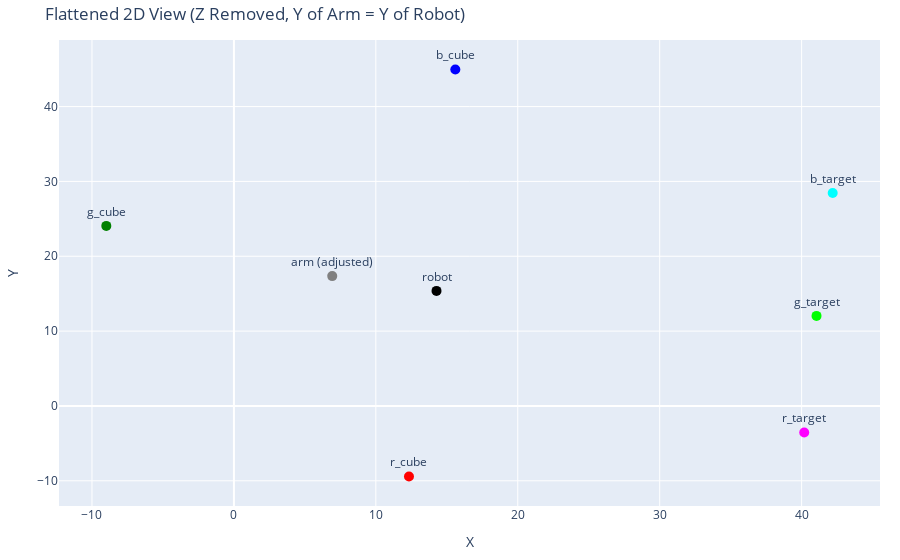

Notebook code cell kept with this figure:
### Code cell
visualization.show_sys_plane(robot3d,robot_arm,b_cube3d,r_cube3d,g_cube3d, r_tar3d, g_tar3d,b_tar3d)

### Figure 1 — Plotly figure (JSON) as saved in the notebook; plotly's stock layout.template omitted (floating-point values rounded to 4 significant figures)
{"data": [{"marker": {"color": "black", "size": 10}, "mode": "markers+text", "name": "robot", "text": ["robot"], "textposition": "top center", "type": "scatter", "x": [14.28], "y": [15.37]}, {"marker": {"color": "gray", "size": 10}, "mode": "markers+text", "name": "arm (adjusted)", "text": ["arm (adjusted)"], "textposition": "top center", "type": "scatter", "x": [6.928], "y": [17.35]}, {"marker": {"color": "blue", "size": 10}, "mode": "markers+text", "name": "b_cube", "text": ["b_cube"], "textposition": "top center", "type": "scatter", "x": [15.6], "y": [44.95]}, {"marker": {"color": "green", "size": 10}, "mode": "markers+text", "name": "g_cube", "text": ["g_cube"], "textposition": "top center", "type": "scatter", "x": [-8.991], "y": [24.05]}, {"marker": {"color": "red", "size": 10}, "mode": "markers+text", "name": "r_cube", "text": ["r_cube"], "textposition": "top center", "type": "scatter", "x": [12.34], "y": [-9.418]}, {"marker": {"color": "cyan", "size": 10}, "mode": "markers+text", "name": "b_target", "text": ["b_target"], "textposition": "top center", "type": "scatter", "x": [42.19], "y": [28.45]}, {"marker": {"color": "lime", "size": 10}, "mode": "markers+text", "name": "g_target", "text": ["g_target"], "textposition": "top center", "type": "scatter", "x": [41.05], "y": [12.03]}, {"marker": {"color": "magenta", "size": 10}, "mode": "markers+text", "name": "r_target", "text": ["r_target"], "textposition": "top center", "type": "scatter", "x": [40.18], "y": [-3.546]}], "layout": {"margin": {"b": 40, "l": 20, "r": 20, "t": 40}, "showlegend": false, "title": {"text": "Flattened 2D View (Z Removed, Y of Arm = Y of Robot)"}, "xaxis": {"title": {"text": "X"}}, "yaxis": {"title": {"text": "Y"}}}}
